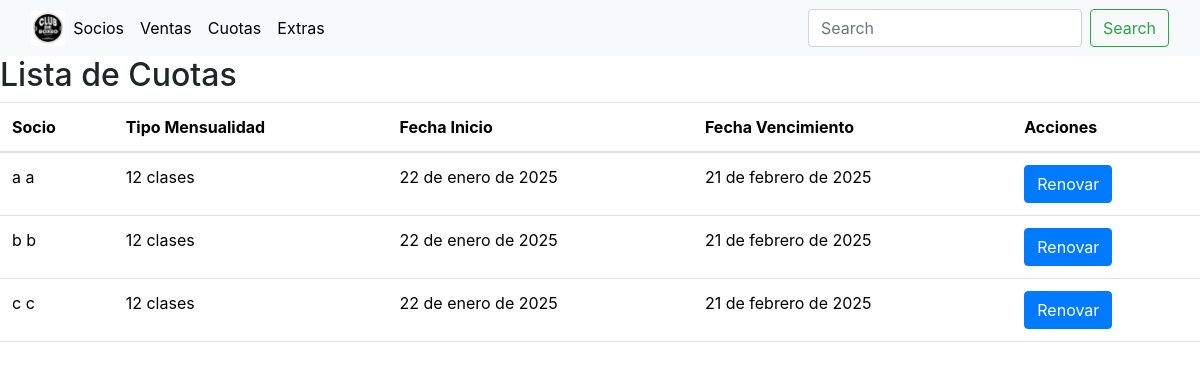
Page /lista_cuotas/ (signed in) on the earlier database version.
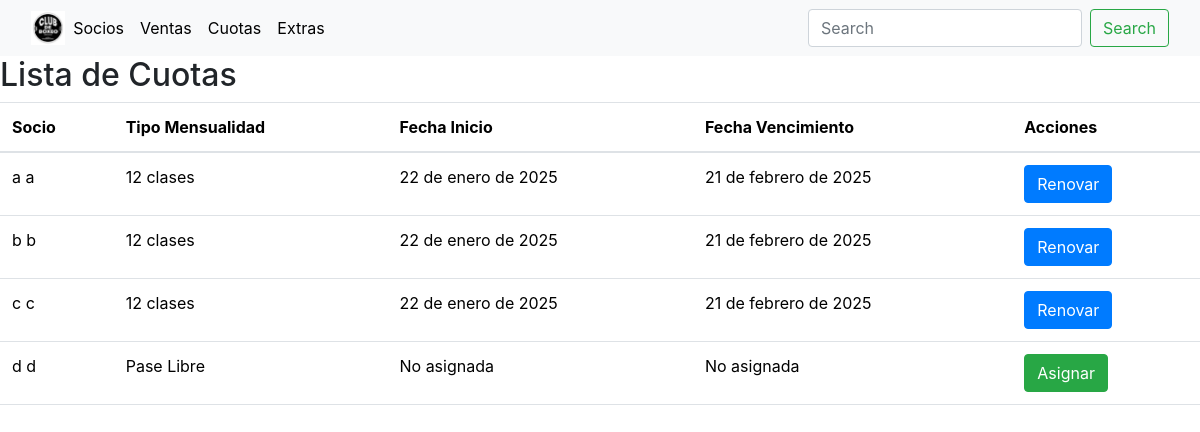
Same page on the later database version.
### gimnasio/models.py (models this page shows, shortened)
class Socio(models.Model):
    usuario = models.ForeignKey(Usuario, on_delete=models.CASCADE)  # Enlace a la tabla de usuarios
    nombre = models.CharField(max_length=255)
    apellido = models.CharField(max_length=255)
    dni = models.CharField(max_length=20)  # Asumiendo que el DNI es una cadena
    gimnasio = models.ForeignKey(Gimnasio, on_delete=models.CASCADE, related_name="socios",default=None)
    tipo_mensualidad = models.ForeignKey('TipoMensualidad', on_delete=models.SET_NULL, null=True, blank=True) # Relación con TipoMensualidad
    clases_restantes = models.IntegerField(default=0)
    fecha_vencimiento = models.DateField(null=True, blank=True) # Nuevo Campo
    class Meta:
        db_table = 'Socios'
        verbose_name = 'Socio'
        verbose_name_plural = 'Socios'

class TipoMensualidad(models.Model):
    tipo = models.CharField(max_length=255)  # Ejemplo de longitud máxima, ajústala según necesites
    precio = models.DecimalField(max_digits=10, decimal_places=2)  # Usando DecimalField para precios
    class Meta:
        db_table = 'TipoMensualidades'
        verbose_name = 'TipoMensualidad'
        verbose_name_plural = 'TipoMensualidades'

class Cuota(models.Model):
    socio = models.ForeignKey(Socio, on_delete=models.CASCADE)
    tipo_mensualidad = models.ForeignKey(TipoMensualidad, on_delete=models.CASCADE)
    precio = models.FloatField(null=True, blank=True)
    efectivo = models.FloatField(null=True, blank=True)
    fecha_inicio = models.DateField(default=date.today)
    transferencia = models.FloatField(null=True, blank=True)
    tarjeta_credito = models.FloatField(null=True, blank=True)
    gimnasio = models.ForeignKey(Gimnasio, on_delete=models.CASCADE, related_name="cuota",default=None)
    class Meta:
        db_table = 'Cuotas'
        verbose_name = 'Cuota'
        verbose_name_plural = 'Cuotas'

### gimnasio/views.py (the view, shortened to what this page needs)
# urls.py: path('lista_cuotas/',views.lista_cuotas, name='lista_cuotas'),
@login_required
def lista_cuotas(request):
    socios = Socio.objects.all()
    cuotas_por_socio = []
    for socio in socios:
       try:
            cuota = Cuota.objects.filter(socio=socio).latest('fecha_inicio') # Obtenemos la última cuota
            fecha_vencimiento = cuota.fecha_inicio + timedelta(days=30) if cuota.fecha_inicio else None # calculamos el vencimiento
            cuotas_por_socio.append({'socio':socio, 'cuota': cuota, 'fecha_vencimiento': fecha_vencimiento})  # agregamos a la lista
       except Cuota.DoesNotExist:
            cuotas_por_socio.append({'socio':socio, 'cuota': None, 'fecha_vencimiento': None})
    return render(request, 'listar_cuotas.html', {'cuotas_por_socio': cuotas_por_socio})

### gimnasio/templates/listar_cuotas.html
{% extends 'base.html' %}
{% block content %}
    <h2>Lista de Cuotas</h2>
    <table class="table">
        <thead>
            <tr>
                <th>Socio</th>
                <th>Tipo Mensualidad</th>
                <th>Fecha Inicio</th>
                <th>Fecha Vencimiento</th>
                <th>Acciones</th>
            </tr>
        </thead>
        <tbody>
            {% for item in cuotas_por_socio %}
               <tr>
                    <td>{{ item.socio.nombre }} {{ item.socio.apellido }}</td>
                    <td>
                      {% if item.socio.tipo_mensualidad %}
                        {{ item.socio.tipo_mensualidad.tipo }}
                      {% else %}
                        No asignada
                      {% endif %}
                    </td>
                     {% if item.cuota %}
                        <td>{{ item.cuota.fecha_inicio }}</td>
                        <td>{{ item.fecha_vencimiento }}</td>
                        <td>
                            <a href="{% url 'renovar_mensualidad' %}?socio={{ item.socio.id }}&cuota={{ item.cuota.id }}" class="btn btn-primary">Renovar</a>
                        </td>
                    {% else %}
                        <td>No asignada</td>
                        <td>No asignada</td>
                        <td>
                            <a href="{% url 'asignar_mensualidad' %}?socio={{ item.socio.id }}" class="btn btn-success">Asignar</a>
                        </td>
                    {% endif %}
                </tr>
            {% endfor %}
        </tbody>
    </table>
{% endblock %}

Differences in the rows shown:
added Socio: socio.nombre "d", socio.apellido "d", socio.tipo_mensualidad.tipo "Pase Libre"
